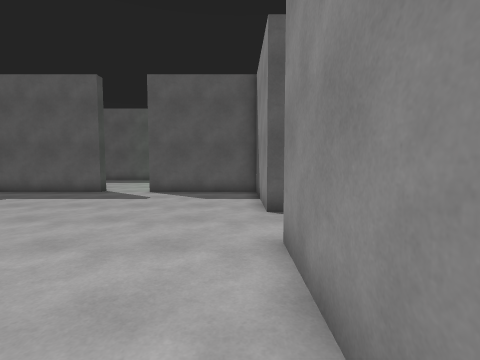
View 1 (above)

19 first-person views from a walk through a Unity game level. The camera is 1.4 m above the floor, tilts 4° down and sees 85° across. The floor is counted in squares, 1 m on a side. Each view is taken from the middle of a square. On the plan, view 1 faces up. The plan holds only what a view shows up to about 13 squares ahead; the rest is blank. The player character is not drawn.

View 2
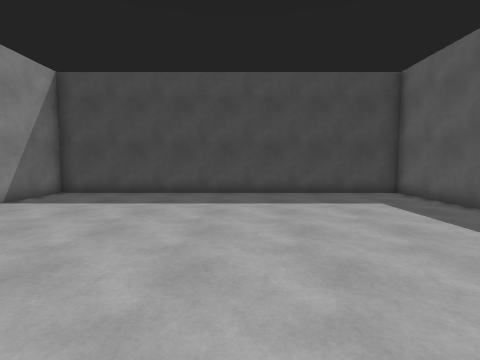

View 3
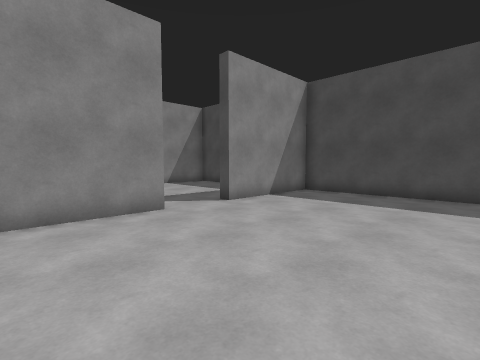

View 4
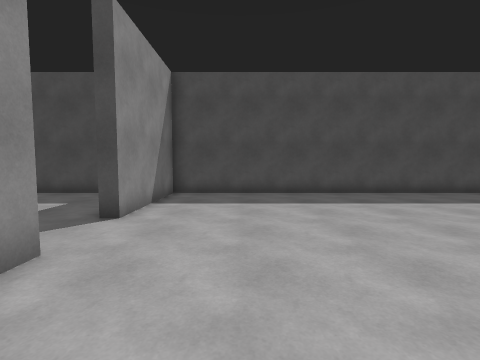

View 5
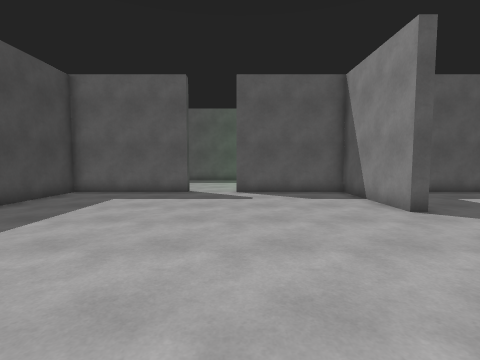

View 6
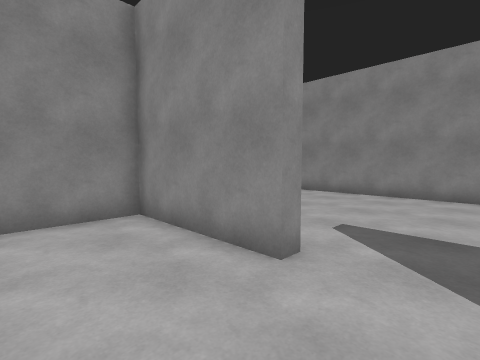

View 7
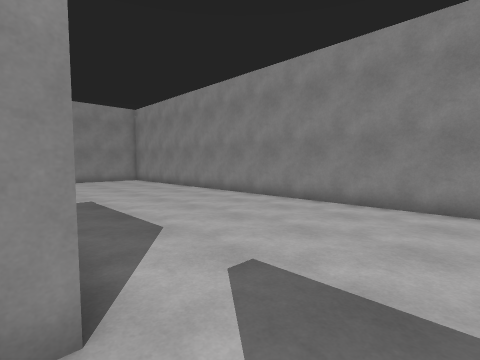

View 8
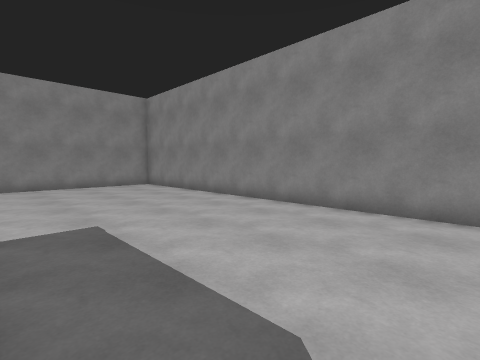

View 9
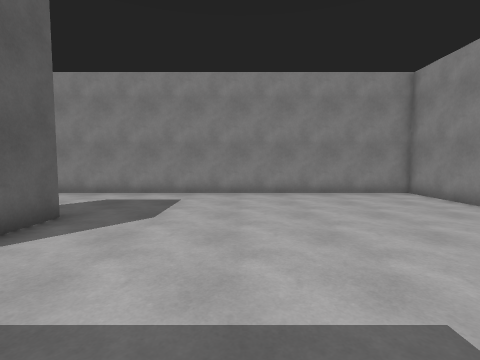

View 10
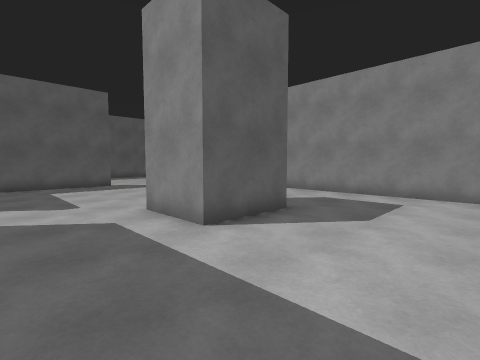

View 11
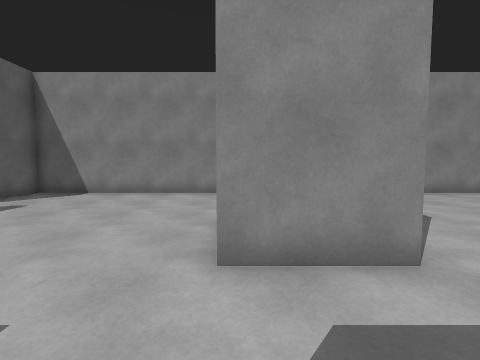

View 12
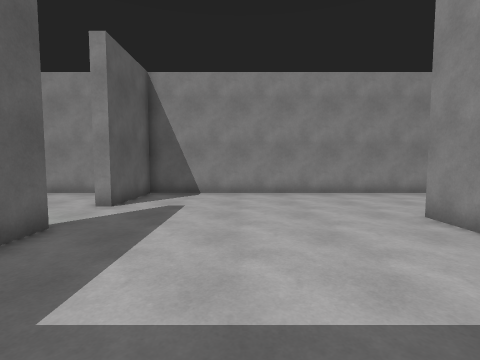

View 13
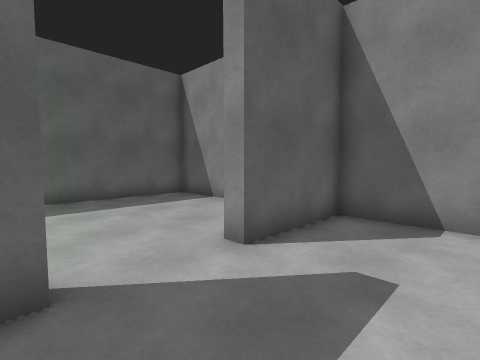

View 14
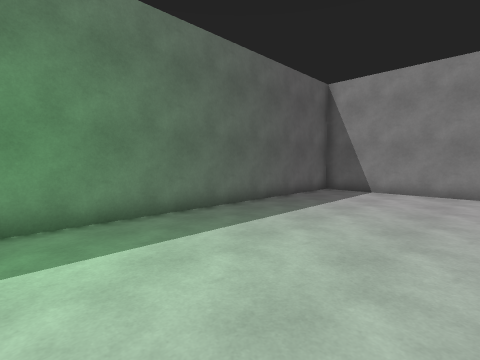

View 15
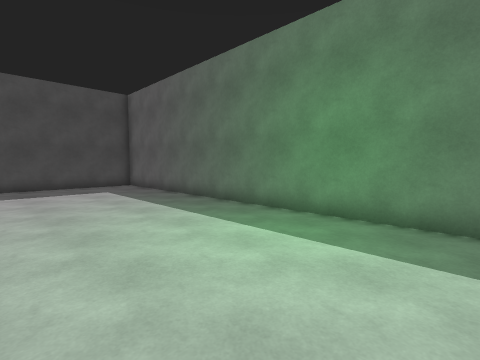

View 16
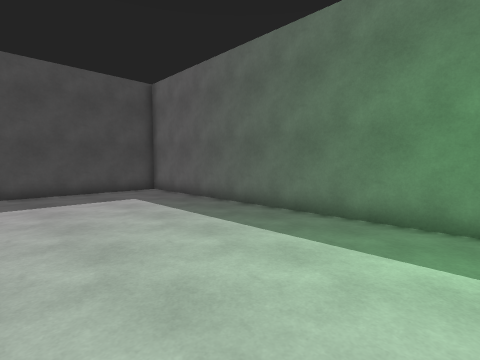

View 17
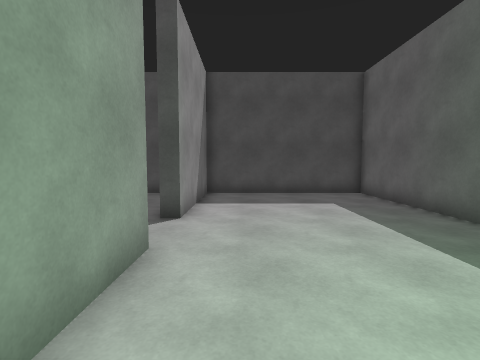

View 18
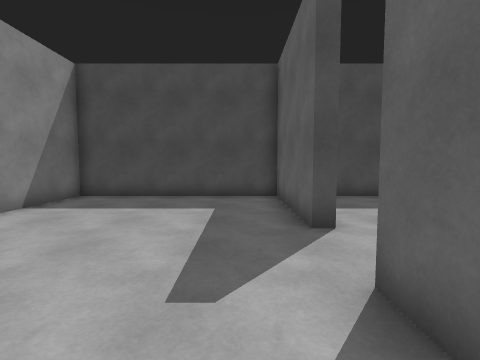

View 19
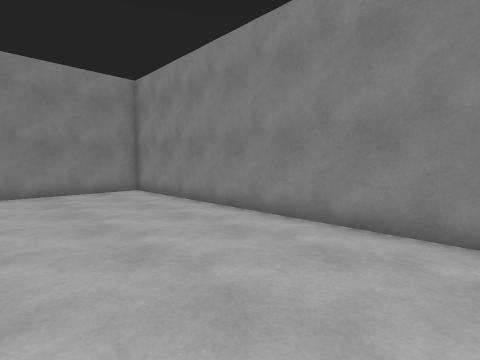

### Floor plan
Ten units are one square. View 1 is at (0, 0); x grows to the right and y downward. Boxes are objects, and circles mark ways between rooms. Rooms are numbered by the first view taken in them; rooms with no view inside come last. Other rooms are left out.
<svg viewBox="-121 -199 262 319">
<path fill="none" stroke="#000" d="M-64 -120 -116 -120 -116 30 -64 30M8 -72 8 -120 -42 -120M-38 30 8 30 8 -45M14 -72 8 -72M70 -33 86 -33M86 -6 54 -6 54 -34M75 -120 26 -120M-25 35 -38 35 -38 30M-42 -125 -15 -125M-64 30 -64 35 -116 35 -116 115 -80 115M136 -135 136 -194 -116 -194 -116 -125 -64 -125 -64 -120M-58 115 136 115 136 -120 101 -120 101 -126"/>
<circle cx="-50" cy="27" r="3" fill="#2a7"/>
<circle cx="-55" cy="-120" r="3" fill="#2a7"/>
<circle cx="10" cy="-60" r="3" fill="#2a7"/>
<text x="-60" y="-50">1</text>
<text x="30" y="-40">2</text>
</svg>
Room 1 opens to room 2.

Where each view was taken, in squares from view 1:
view 1: 0 up, 0 right, facing up
view 2: 5 up, 0 right, facing left
view 3: 4 up, 0 right, facing down-left
view 4: 0 up, 0 right, facing left
view 5: 0 up, 4 left, facing up
view 6: 0 up, 6 left, facing down-right
view 7: 3 down, 6 left, facing down-right
view 8: 4 down, 2 left, facing down-right
view 9: 4 down, 2 right, facing right
view 10: 4 down, 2 right, facing up-right
view 11: 3 up, 2 right, facing right
view 12: 8 up, 2 right, facing right
view 13: 9 up, 7 right, facing up-right
view 14: 13 up, 1 right, facing up-right
view 15: 13 up, 4 right, facing up-left
view 16: 13 up, 1 right, facing up-left
view 17: 14 up, 0 right, facing left
view 18: 5 down, 1 left, facing left
view 19: 6 down, 1 right, facing down-right
